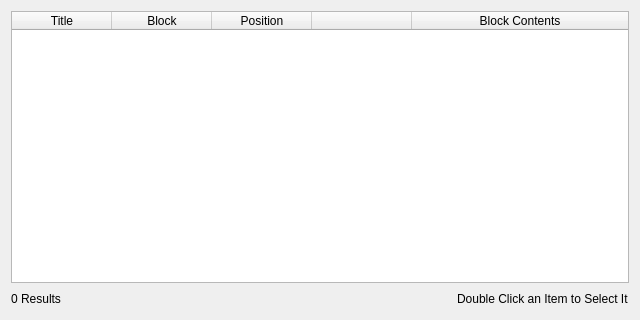
<?xml version="1.0" encoding="UTF-8"?>
<ui version="4.0">
 <class>SearchInAllNotesResultDialog</class>
 <widget class="QDialog" name="SearchInAllNotesResultDialog">
  <property name="geometry">
   <rect>
    <x>0</x>
    <y>0</y>
    <width>640</width>
    <height>320</height>
   </rect>
  </property>
  <property name="windowTitle">
   <string>Search Results</string>
  </property>
  <layout class="QGridLayout" name="gridLayout">
   <item row="0" column="0">
    <widget class="QTableWidget" name="tableWidget">
     <property name="focusPolicy">
      <enum>Qt::NoFocus</enum>
     </property>
     <property name="editTriggers">
      <set>QAbstractItemView::NoEditTriggers</set>
     </property>
     <property name="alternatingRowColors">
      <bool>true</bool>
     </property>
     <property name="selectionMode">
      <enum>QAbstractItemView::SingleSelection</enum>
     </property>
     <property name="selectionBehavior">
      <enum>QAbstractItemView::SelectRows</enum>
     </property>
     <property name="showGrid">
      <bool>false</bool>
     </property>
     <property name="wordWrap">
      <bool>false</bool>
     </property>
     <property name="cornerButtonEnabled">
      <bool>false</bool>
     </property>
     <property name="rowCount">
      <number>0</number>
     </property>
     <property name="columnCount">
      <number>5</number>
     </property>
     <attribute name="horizontalHeaderHighlightSections">
      <bool>false</bool>
     </attribute>
     <attribute name="horizontalHeaderStretchLastSection">
      <bool>true</bool>
     </attribute>
     <attribute name="verticalHeaderVisible">
      <bool>false</bool>
     </attribute>
     <column>
      <property name="text">
       <string>Title</string>
      </property>
     </column>
     <column>
      <property name="text">
       <string>Block</string>
      </property>
     </column>
     <column>
      <property name="text">
       <string>Position</string>
      </property>
     </column>
     <column>
      <property name="text">
       <string/>
      </property>
      <property name="textAlignment">
       <set>AlignCenter</set>
      </property>
      <property name="icon">
       <iconset resource="../Resources.qrc">
        <normaloff>:/Resources/Icons/star.png</normaloff>:/Resources/Icons/star.png</iconset>
      </property>
     </column>
     <column>
      <property name="text">
       <string>Block Contents</string>
      </property>
     </column>
    </widget>
   </item>
   <item row="1" column="0">
    <layout class="QHBoxLayout" name="horizontalLayout">
     <item>
      <widget class="QLabel" name="resLbl">
       <property name="text">
        <string>0 Results</string>
       </property>
      </widget>
     </item>
     <item>
      <spacer name="horizontalSpacer">
       <property name="orientation">
        <enum>Qt::Horizontal</enum>
       </property>
       <property name="sizeHint" stdset="0">
        <size>
         <width>40</width>
         <height>20</height>
        </size>
       </property>
      </spacer>
     </item>
     <item>
      <widget class="QLabel" name="label">
       <property name="text">
        <string>Double Click an Item to Select It</string>
       </property>
      </widget>
     </item>
    </layout>
   </item>
  </layout>
 </widget>
 <resources>
  <include location="../Resources.qrc"/>
 </resources>
 <connections/>
</ui>
